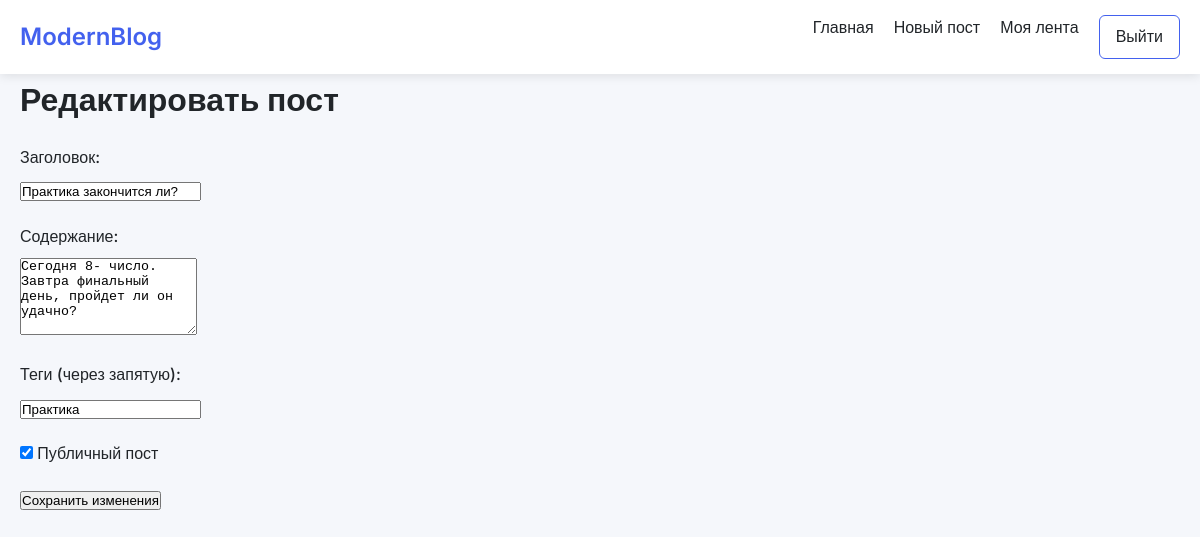
The app's page /post/1/edit (signed in) with its own data.
### app.py (models this page shows)
class Post(db.Model):
    id = db.Column(db.Integer, primary_key=True)
    title = db.Column(db.String(100), nullable=False)
    content = db.Column(db.Text, nullable=False)
    date_posted = db.Column(db.DateTime, nullable=False, default=datetime.utcnow)
    is_public = db.Column(db.Boolean, default=True)
    tags = db.Column(db.String(200))
    user_id = db.Column(db.Integer, db.ForeignKey('user.id'), nullable=False)
    comments = db.relationship('Comment', backref='post', lazy=True)

### app.py (the view, shortened to what this page needs)
@app.route('/post/<int:post_id>/edit', methods=['GET', 'POST'])
@login_required
def edit_post(post_id):
    post = Post.query.get_or_404(post_id)
    if post.author != current_user:
        flash('Вы можете редактировать только свои посты', 'error')
        return redirect(url_for('home'))
    return render_template('edit_post.html', post=post)

### app.py (called while the page is built)
@login_manager.user_loader
def load_user(user_id):
    return User.query.get(int(user_id))

### templates/edit_post.html (shortened to what this page needs)
{% extends "base.html" %}
{% block content %}
<h1>Редактировать пост</h1>
<form method="POST">
    <div class="form-group">
        <label for="title">Заголовок:</label>
        <input type="text" id="title" name="title" value="{{ post.title }}" required>
    </div>
    <div class="form-group">
        <label for="content">Содержание:</label>
        <textarea id="content" name="content" rows="5" required>{{ post.content }}</textarea>
    </div>
    <div class="form-group">
        <label for="tags">Теги (через запятую):</label>
        <input type="text" id="tags" name="tags" value="{{ post.tags }}">
    </div>
    <div class="form-group">
        <label>
            <input type="checkbox" name="is_public" {% if post.is_public %}checked{% endif %}>
            Публичный пост
        </label>
    </div>
    <button type="submit">Сохранить изменения</button>
</form>
{% endblock %}

### templates/base.html (style rules this page uses)
:root { --primary: #4361ee; --secondary: #3f37c9; --light: #f8f9fa; --dark: #212529; --gray: #6c757d; --success: #4bb543; --danger: #ff3333; }
* { margin: 0; padding: 0; box-sizing: border-box; }
body { font-family: 'Inter', sans-serif; line-height: 1.6; color: var(--dark); background-color: #f5f7fb; padding: 0; margin: 0; }
.form-group { margin-bottom: 20px; }
.form-group label { display: block; margin-bottom: 8px; font-weight: 500; }
h1 { font-size: 2rem; margin-bottom: 20px; }

### records on screen
Post: title "Практика закончится ли?", content "Сегодня 8- число. Завтра финальный день, пройдет ли он удачно?", tags "Практика", is_public "☑"
